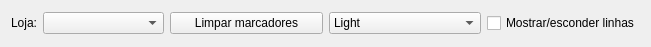
<?xml version="1.0" encoding="UTF-8"?>
<ui version="4.0">
 <class>WidgetGraficos</class>
 <widget class="QWidget" name="WidgetGraficos">
  <property name="geometry">
   <rect>
    <x>0</x>
    <y>0</y>
    <width>651</width>
    <height>47</height>
   </rect>
  </property>
  <property name="windowTitle">
   <string>Form</string>
  </property>
  <layout class="QVBoxLayout" name="verticalLayout">
   <item>
    <layout class="QHBoxLayout" name="horizontalLayout">
     <item>
      <layout class="QGridLayout" name="gridLayout">
       <item row="0" column="0">
        <widget class="QLabel" name="label">
         <property name="sizePolicy">
          <sizepolicy hsizetype="Maximum" vsizetype="Preferred">
           <horstretch>0</horstretch>
           <verstretch>0</verstretch>
          </sizepolicy>
         </property>
         <property name="text">
          <string>Loja:</string>
         </property>
        </widget>
       </item>
       <item row="0" column="1">
        <widget class="QComboBox" name="comboBoxLojas"/>
       </item>
      </layout>
     </item>
     <item>
      <widget class="QPushButton" name="pushButtonCleanTooltips">
       <property name="text">
        <string>Limpar marcadores</string>
       </property>
      </widget>
     </item>
     <item>
      <widget class="QComboBox" name="comboBoxTheme">
       <item>
        <property name="text">
         <string>Light</string>
        </property>
       </item>
       <item>
        <property name="text">
         <string>BlueCerulean</string>
        </property>
       </item>
       <item>
        <property name="text">
         <string>Dark</string>
        </property>
       </item>
       <item>
        <property name="text">
         <string>BrownSand</string>
        </property>
       </item>
       <item>
        <property name="text">
         <string>BlueNcs</string>
        </property>
       </item>
       <item>
        <property name="text">
         <string>HighContrast</string>
        </property>
       </item>
       <item>
        <property name="text">
         <string>BlueIcy</string>
        </property>
       </item>
       <item>
        <property name="text">
         <string>Qt</string>
        </property>
       </item>
      </widget>
     </item>
     <item>
      <widget class="QCheckBox" name="checkBox">
       <property name="text">
        <string>Mostrar/esconder linhas</string>
       </property>
      </widget>
     </item>
    </layout>
   </item>
  </layout>
 </widget>
 <resources/>
 <connections/>
</ui>
